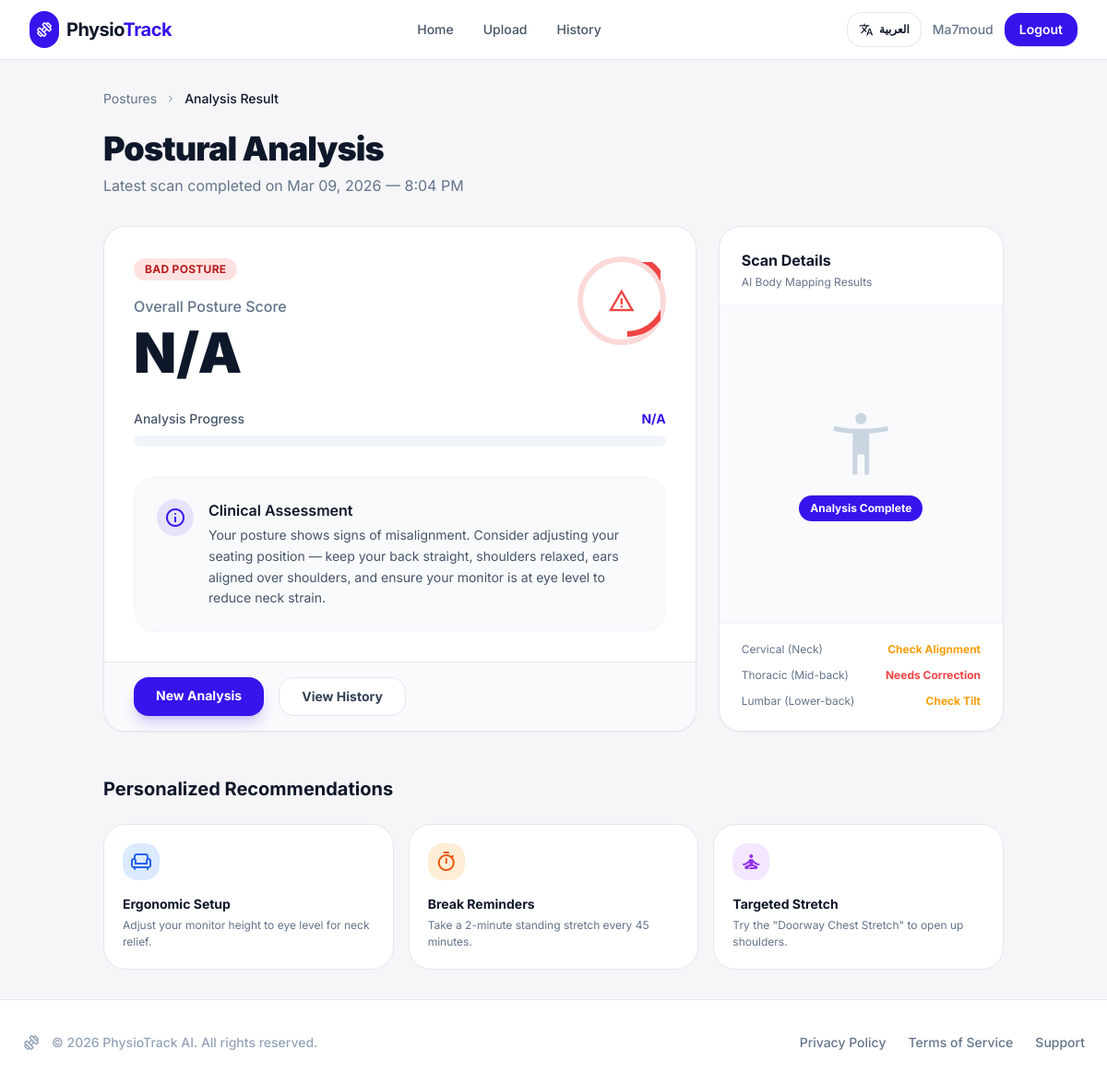
Before: /result/1/ (signed in) with the older database file.
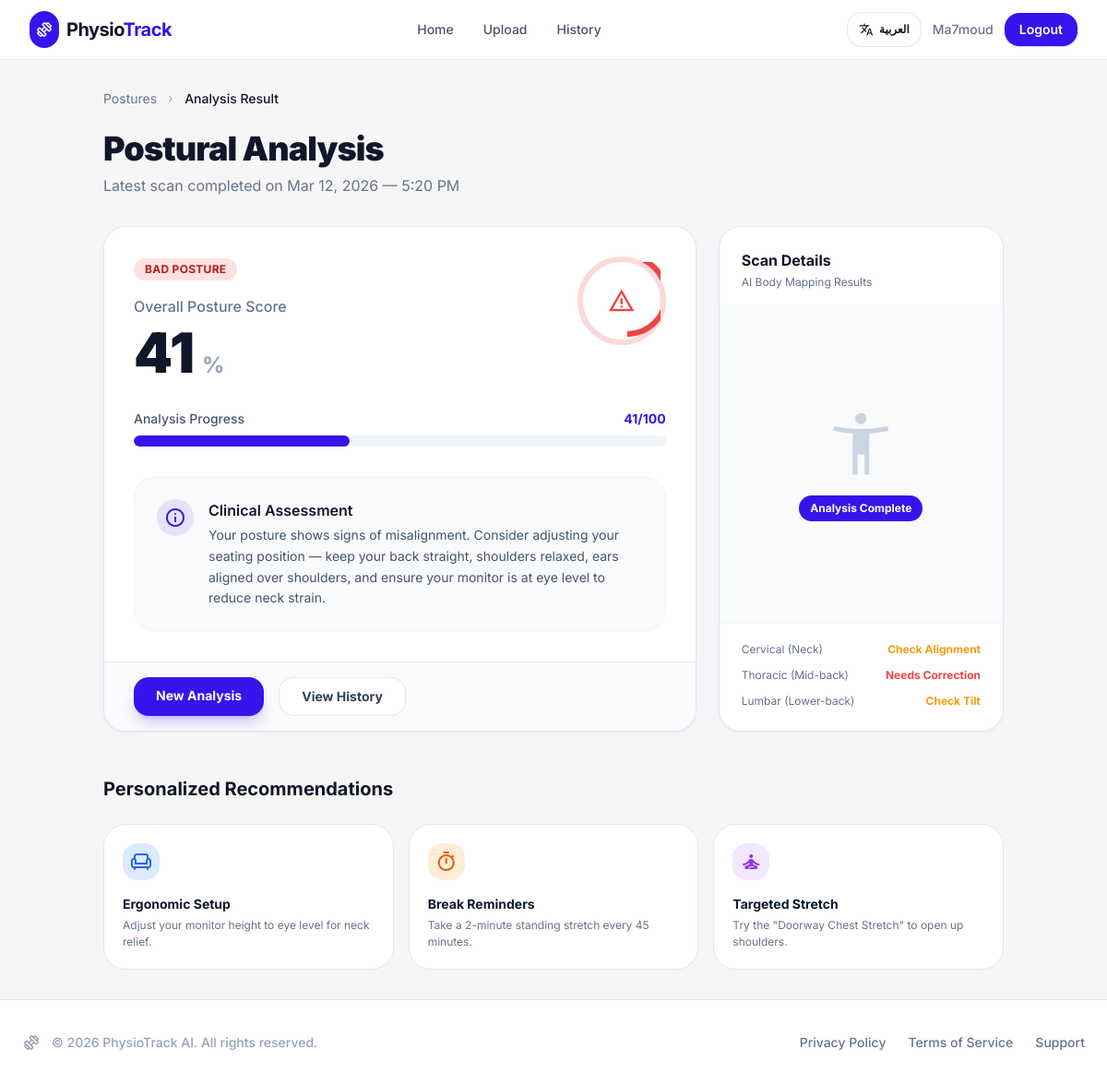
After: the same page with the newer database file.
### PhysioTrack/models.py (models this page shows)
class PostureVideo(models.Model):
    user = models.ForeignKey(User, on_delete=models.CASCADE)
    image = models.FileField(upload_to='images/')
    result = models.CharField(max_length=50, blank=True)
    score = models.FloatField(null=True, blank=True)
    created_at = models.DateTimeField(auto_now_add=True)

### PhysioTrack/views.py (the view)
# urls.py: path('result/<int:pk>/', views.result_view, name='result'),
@login_required
def result_view(request, pk):
    posture_video = get_object_or_404(PostureVideo, pk=pk, user=request.user)
    issues = request.session.pop('posture_issues', [])
    visualization_image = request.session.pop('visualization_image', None)
    message = request.session.pop('posture_message', None)
    return render(request, 'PhysioTrack/result.html', {
        'video': posture_video,
        'issues': issues,
        'visualization_image': visualization_image,
        'message': message,
    })

### PhysioTrack/templates/PhysioTrack/result.html (shortened to what the changed rows need)
{% extends 'PhysioTrack/base.html' %}
{% load static %}
{% block content %}
<div class="max-w-5xl mx-auto px-6 py-8">
    <div class="mb-8">
        <h1 class="text-3xl md:text-4xl font-black text-slate-900 tracking-tight" data-i18n="result_page_title">Postural Analysis</h1>
        <p class="text-slate-500 mt-2"><span data-i18n="result_scan_completed">Latest scan completed on</span> {{ video.created_at|date:"M d, Y" }} — {{ video.created_at|date:"g:i A" }}</p>
    </div>
    <div class="grid grid-cols-1 lg:grid-cols-3 gap-6">
        <div class="lg:col-span-2 bg-white rounded-xl shadow-sm border border-slate-200 overflow-hidden">
            <div class="p-8">
                <div class="flex items-start justify-between">
                    <div>
                        <div class="flex items-baseline gap-2 mt-2">
                            {% if video.score is not None %}
                            <span class="text-6xl font-black text-slate-900">{{ video.score|floatformat:0 }}</span>
                            <span class="text-2xl font-bold text-slate-400">%</span>
                            {% else %}
                            <span class="text-6xl font-black text-slate-900">N/A</span>
                            {% endif %}
                        </div>
                    </div>
                </div>
                <div class="mt-8">
                    <div class="flex justify-between items-center mb-2">
                        <span class="text-sm font-medium text-slate-600" data-i18n="result_progress">Analysis Progress</span>
                        <span class="text-sm font-bold text-primary">{% if video.score is not None %}{{ video.score|floatformat:0 }}/100{% else %}N/A{% endif %}</span>
                    </div>
                    <div class="h-3 w-full bg-slate-100 rounded-full overflow-hidden">
                        <div class="h-full bg-primary rounded-full transition-all duration-1000" style="width: {{ video.score|default:0 }}%"></div>
                    </div>
                </div>
            </div>
        </div>
    </div>
    <div class="mt-12">
        <h2 class="text-xl font-bold text-slate-900 mb-6" data-i18n="result_recommendations">Personalized Recommendations</h2>
    </div>
    {% load static %}
</div>
{% endblock %}

Changed rows visible on the page:
changed PostureVideo: created_at "Mar 09, 2026" → "Mar 12, 2026"; created_at "8:04 PM" → "5:20 PM"; score (not shown) → "41"
Other visible differences:
text no longer shown: "N/A N/A"
text now shown: "% /100"
